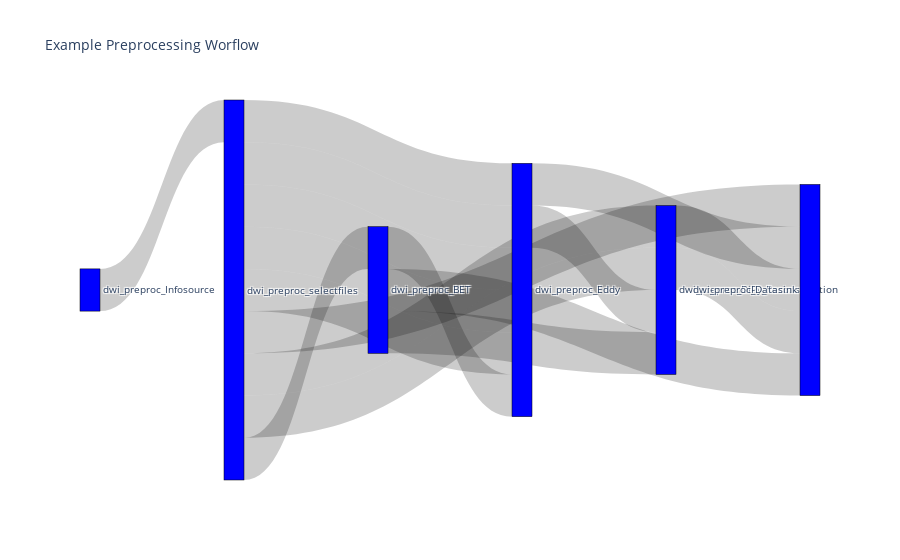

Notebook cell for this chart:
### Code cell
fig = go.Figure(data=[go.Sankey(
    node = dict(
      pad = 15,
      thickness = 20,
      line = dict(color = "black", width = 0.5),
      label = nodelist,
      color = "blue"
    ),
    link = dict(
      source = sourcelist, # indices correspond to labels, eg A1, A2, A2, B1, ...
      target = targetlist,
      value = valuelist, 
  ))])

fig.update_layout(title_text="Example Preprocessing Worflow", font_size=10)
fig.show()

### Figure 1 — Plotly figure (JSON) as saved in the notebook; plotly's stock layout.template omitted (floating-point values rounded to 4 significant figures)
{"data": [{"link": {"source": [0, 1, 1, 1, 1, 1, 1, 1, 1, 1, 2, 2, 2, 3, 3, 4, 4], "target": [1, 2, 5, 3, 3, 3, 3, 3, 4, 4, 3, 4, 5, 5, 4, 5, 5], "value": ["1", "1", "1", "1", "1", "1", "1", "1", "1", "1", "1", "1", "1", "1", "1", "1", "1"]}, "node": {"color": "blue", "label": ["dwi_preproc_Infosource", "dwi_preproc_selectfiles", "dwi_preproc_BET", "dwi_preproc_Eddy", "dwi_preproc_DiPy_Reconstruction", "dwi_preproc_Datasink"], "line": {"color": "black", "width": 0.5}, "pad": 15, "thickness": 20}, "type": "sankey"}], "layout": {"font": {"size": 10}, "title": {"text": "Example Preprocessing Worflow"}}}
